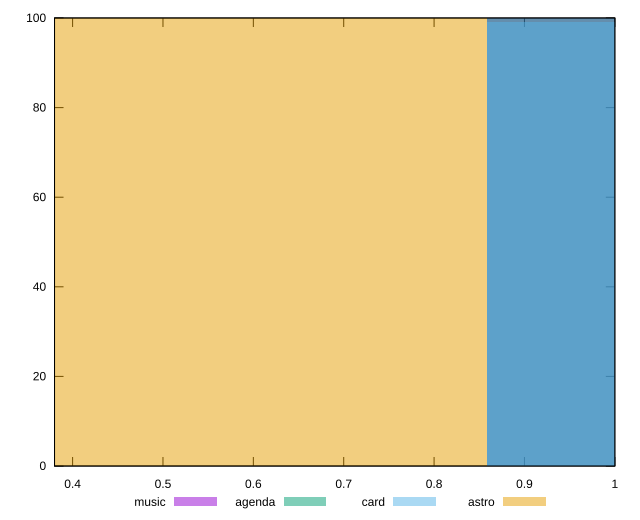

The script that saved this image:
reset

$music <<EOF
1.1443784317146288 100
EOF

$agenda <<EOF
1.1443784317146288 100
EOF

$card <<EOF
1.1443784317146288 99
EOF

$astro <<EOF
0.5721892158573144 100
EOF

set key outside below
set boxwidth 0.5721892158573144
set xrange [0.38:1]
set yrange [0:100]
set trange [0:100]
set style fill transparent solid 0.5 noborder
set terminal svg size 640, 520 enhanced background rgb 'white'
set output "reports/report_00030_2021-02-24T20-42-31.540Z/render-blocking-resources/comparison/histogram/all_score.svg"

plot $music title "music" with boxes, \
     $agenda title "agenda" with boxes, \
     $card title "card" with boxes, \
     $astro title "astro" with boxes

reset
